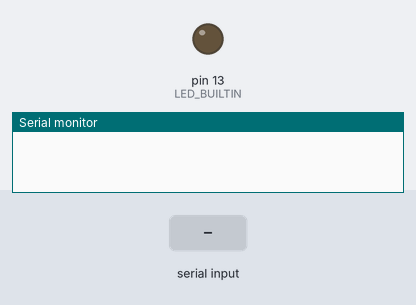
The sketch below on a simulated Arduino Uno, built with avr-gcc and run on an emulated ATmega328P. On the bench: output pins drawn as LEDs (lit = HIGH), the last lines printed to the serial monitor. Dashed ring = blinking. The inputs (shaded band) are chosen by the test bench. Pins used as bus, display or sensor lines are not drawn.

Above: at 1.2 s.
1.3 s: "5\n" received over Serial
At 1.54 s:
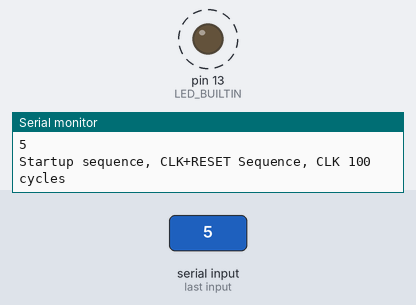
4.3 s: "1\n" received over Serial
At 4.9 s:
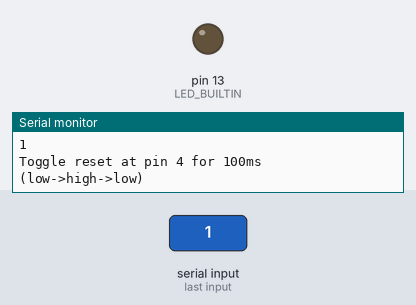
Timing chart, 0 to 7.3 s (numbered marks = the images above; inputs shaded):
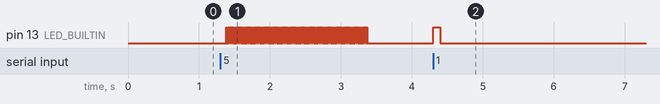

Measured:
- after the input at 1.3 s, pin 13 (LED_BUILTIN): alternates HIGH for 0.01 s and LOW for 0.01 s, 200 changes in all, then stays LOW, starting after 0.08 s
- after the input at 4.3 s, pin 13 (LED_BUILTIN): LOW → HIGH at once, → LOW 0.10 s later

The sketch:

arduino_resetfpga.ino
```cpp
//macro for detection af rasing edge
#define RE(signal, state) (state=(state<<1)|(signal&1)&3)==1


bool cycleReset;
int coolDownRST;
int coolDownCLK;
int mode;
int rstVal;
int clkVal;
int fetchVal;

void setup() {
  // put your setup code here, to run once:
  pinMode(4, OUTPUT); //RST
  pinMode(LED_BUILTIN, OUTPUT);
  pinMode(8, OUTPUT); //CLK
  pinMode(A0, INPUT); //FETCH_CPU
  cycleReset = false;
  coolDownRST = 100; // ms
  coolDownCLK = 10; // ms
  rstVal = 0;
  clkVal = 0;
  fetchVal = 0;
  digitalWrite(LED_BUILTIN, LOW);
  digitalWrite(4, LOW);
  digitalWrite(8, LOW);
  Serial.begin(9600);
}

void loop() {
  mode = 0;
  while (Serial.available() > 0) {
    mode = Serial.parseInt();
    Serial.println(mode);
    if (Serial.read() == '\n') {
      switch (mode) {
        case 0:
          Serial.println("0: Short help");
          Serial.println("1: toggle reset on-off");
          Serial.println("2: toggle reset (newVal = !oldVal)");
          Serial.println("3: toggle clk for 10 cycles");
          Serial.println("4: toggle clock 1 cycle");
          Serial.println("5: clk+reset cycle + 100 cycles");
          Serial.println("50: clk+reset cycle");
          Serial.println("9: 1000 clock cycles");
          Serial.println("90: run for 90 cycles");
          break;
        case 1:
          Serial.println("Toggle reset at pin 4 for 100ms (low->high->low)");
          digitalWrite(LED_BUILTIN, HIGH);
          digitalWrite(4, HIGH);
          delay(coolDownRST);
          digitalWrite(LED_BUILTIN, LOW);
          digitalWrite(4, LOW);
          break;
        case 2:
          rstVal = !rstVal;
          Serial.print("Toggle reset at pin 4 (newVal = !oldVal)  newVal = ");
          Serial.println(rstVal);
          digitalWrite(LED_BUILTIN, rstVal);
          digitalWrite(4, rstVal);
          break;
        case 3:
          Serial.println("Toggle clk at pin 8 for 10 cycles (each being 100 ms)");
          for (int i = 0; i < 20; i++) {
            clkVal = !clkVal;
            digitalWrite(LED_BUILTIN, clkVal);
            digitalWrite(8, clkVal);
            delay(coolDownCLK);
          }
          digitalWrite(LED_BUILTIN, LOW);
          digitalWrite(8, LOW);
          break;
        case 4:
          clkVal = !clkVal;
          Serial.print("Toggle clk at pin 8 for one cycle : ");
          Serial.println(clkVal);
          digitalWrite(LED_BUILTIN, clkVal);
          digitalWrite(8, clkVal);
          clkVal = !clkVal;
          digitalWrite(LED_BUILTIN, clkVal);
          digitalWrite(8, clkVal);
          break;
        case 5:
          Serial.println("Startup sequence, CLK+RESET Sequence, CLK 100 cycles");
          clkVal = 0;
          clkVal = !clkVal;
          digitalWrite(8, clkVal);
          delay(coolDownCLK);
          clkVal = !clkVal;
          digitalWrite(8, clkVal);
          delay(coolDownCLK);
          rstVal = 0;
          rstVal = !rstVal;
          digitalWrite(4, rstVal);
          delay(coolDownCLK);
          clkVal = !clkVal;
          digitalWrite(8, clkVal);
          delay(coolDownCLK);
          clkVal = !clkVal;
          digitalWrite(8, clkVal);
          delay(coolDownCLK);
          clkVal = !clkVal;
          digitalWrite(8, clkVal);
          delay(coolDownCLK);
          clkVal = !clkVal;
          digitalWrite(8, clkVal);
          delay(coolDownCLK);
          rstVal = !rstVal;
          digitalWrite(4, rstVal);
          delay(coolDownCLK);
          for (int i = 0; i < 200; i++) {
            clkVal = !clkVal;
            digitalWrite(LED_BUILTIN, clkVal);
            digitalWrite(8, clkVal);
            delay(coolDownCLK);
          }
          break;
        case 9:
          Serial.println("Free running clock for 1000 cycles");
          for (int i = 0; i < 2000; i++) {
            clkVal = !clkVal;
            digitalWrite(LED_BUILTIN, clkVal);
            digitalWrite(8, clkVal);
            delay(coolDownCLK);
          }
          break;
        case 90:
          Serial.println("Run for 90 cylces");
          for (int i = 0; i < 46; i++) {
            clkVal = !clkVal;
            digitalWrite(LED_BUILTIN, clkVal);
            digitalWrite(8, clkVal);
            delay(coolDownCLK);
          }
          break;
        case 50:
          Serial.println("Reset cycle within a few clocks only");
          clkVal = 0;
          clkVal = !clkVal;
          digitalWrite(8, clkVal);
          delay(coolDownCLK);
          clkVal = !clkVal;
          digitalWrite(8, clkVal);
          delay(coolDownCLK);
          rstVal = 0;
          rstVal = !rstVal;
          digitalWrite(4, rstVal);
          delay(coolDownCLK);
          clkVal = !clkVal;
          digitalWrite(8, clkVal);
          delay(coolDownCLK);
          clkVal = !clkVal;
          digitalWrite(8, clkVal);
          delay(coolDownCLK);
          clkVal = !clkVal;
          digitalWrite(8, clkVal);
          delay(coolDownCLK);
          clkVal = !clkVal;
          digitalWrite(8, clkVal);
          delay(coolDownCLK);
          rstVal = !rstVal;
          digitalWrite(4, rstVal);
          delay(coolDownCLK);
          break;
        default: break;
      }
    }
  }
}
```
